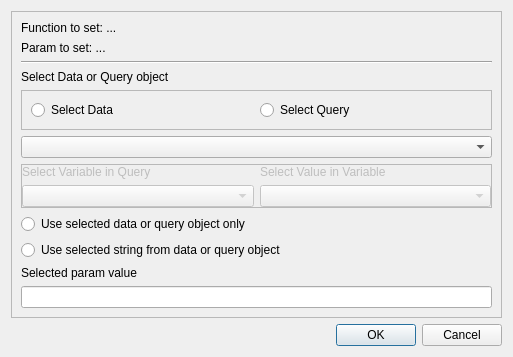
<?xml version="1.0" encoding="UTF-8"?>
<ui version="4.0">
 <class>Dialog</class>
 <widget class="QDialog" name="Dialog">
  <property name="geometry">
   <rect>
    <x>0</x>
    <y>0</y>
    <width>513</width>
    <height>323</height>
   </rect>
  </property>
  <property name="windowTitle">
   <string>Dialog</string>
  </property>
  <layout class="QVBoxLayout" name="verticalLayout_2">
   <item>
    <widget class="QFrame" name="frame">
     <property name="frameShape">
      <enum>QFrame::StyledPanel</enum>
     </property>
     <property name="frameShadow">
      <enum>QFrame::Raised</enum>
     </property>
     <layout class="QVBoxLayout" name="verticalLayout">
      <item>
       <widget class="QLabel" name="function_name_label">
        <property name="text">
         <string>Function to set: ...</string>
        </property>
       </widget>
      </item>
      <item>
       <widget class="QLabel" name="param_name_label">
        <property name="text">
         <string>Param to set: ...</string>
        </property>
       </widget>
      </item>
      <item>
       <widget class="Line" name="line">
        <property name="orientation">
         <enum>Qt::Horizontal</enum>
        </property>
       </widget>
      </item>
      <item>
       <widget class="QLabel" name="info_label">
        <property name="text">
         <string>Select Data or Query object</string>
        </property>
       </widget>
      </item>
      <item>
       <widget class="QFrame" name="frame_2">
        <property name="frameShape">
         <enum>QFrame::StyledPanel</enum>
        </property>
        <property name="frameShadow">
         <enum>QFrame::Raised</enum>
        </property>
        <layout class="QHBoxLayout" name="horizontalLayout">
         <item>
          <widget class="QRadioButton" name="select_data_radio">
           <property name="text">
            <string>Select Data</string>
           </property>
          </widget>
         </item>
         <item>
          <widget class="QRadioButton" name="select_query_radio">
           <property name="text">
            <string>Select Query</string>
           </property>
          </widget>
         </item>
        </layout>
       </widget>
      </item>
      <item>
       <widget class="QComboBox" name="select_value_combo"/>
      </item>
      <item>
       <widget class="QFrame" name="frame_3">
        <property name="frameShape">
         <enum>QFrame::StyledPanel</enum>
        </property>
        <property name="frameShadow">
         <enum>QFrame::Raised</enum>
        </property>
        <layout class="QGridLayout" name="gridLayout">
         <property name="leftMargin">
          <number>0</number>
         </property>
         <property name="topMargin">
          <number>0</number>
         </property>
         <property name="rightMargin">
          <number>0</number>
         </property>
         <property name="bottomMargin">
          <number>0</number>
         </property>
         <item row="1" column="0">
          <widget class="QComboBox" name="sel_var_combo">
           <property name="enabled">
            <bool>false</bool>
           </property>
          </widget>
         </item>
         <item row="1" column="1">
          <widget class="QComboBox" name="sel_val_combo">
           <property name="enabled">
            <bool>false</bool>
           </property>
          </widget>
         </item>
         <item row="0" column="0">
          <widget class="QLabel" name="sel_var_label">
           <property name="enabled">
            <bool>false</bool>
           </property>
           <property name="text">
            <string>Select Variable in Query</string>
           </property>
          </widget>
         </item>
         <item row="0" column="1">
          <widget class="QLabel" name="sel_val_label">
           <property name="enabled">
            <bool>false</bool>
           </property>
           <property name="text">
            <string>Select Value in Variable</string>
           </property>
          </widget>
         </item>
        </layout>
       </widget>
      </item>
      <item>
       <widget class="QRadioButton" name="use_obj_radio">
        <property name="text">
         <string>Use selected data or query object only</string>
        </property>
       </widget>
      </item>
      <item>
       <widget class="QRadioButton" name="use_str_radio">
        <property name="text">
         <string>Use selected string from data or query object</string>
        </property>
       </widget>
      </item>
      <item>
       <widget class="QLabel" name="label_3">
        <property name="text">
         <string>Selected param value</string>
        </property>
       </widget>
      </item>
      <item>
       <widget class="QLineEdit" name="selected_param_value">
        <property name="readOnly">
         <bool>true</bool>
        </property>
       </widget>
      </item>
     </layout>
    </widget>
   </item>
   <item>
    <widget class="QDialogButtonBox" name="buttonBox">
     <property name="orientation">
      <enum>Qt::Horizontal</enum>
     </property>
     <property name="standardButtons">
      <set>QDialogButtonBox::Cancel|QDialogButtonBox::Ok</set>
     </property>
    </widget>
   </item>
  </layout>
 </widget>
 <resources/>
 <connections>
  <connection>
   <sender>buttonBox</sender>
   <signal>accepted()</signal>
   <receiver>Dialog</receiver>
   <slot>accept()</slot>
   <hints>
    <hint type="sourcelabel">
     <x>248</x>
     <y>254</y>
    </hint>
    <hint type="destinationlabel">
     <x>157</x>
     <y>274</y>
    </hint>
   </hints>
  </connection>
  <connection>
   <sender>buttonBox</sender>
   <signal>rejected()</signal>
   <receiver>Dialog</receiver>
   <slot>reject()</slot>
   <hints>
    <hint type="sourcelabel">
     <x>316</x>
     <y>260</y>
    </hint>
    <hint type="destinationlabel">
     <x>286</x>
     <y>274</y>
    </hint>
   </hints>
  </connection>
 </connections>
</ui>
